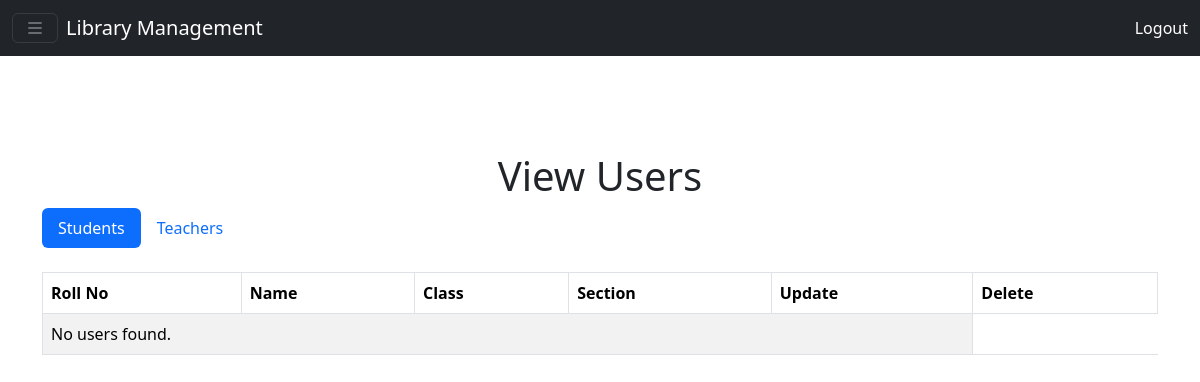
The app's page /view_users/, older data.
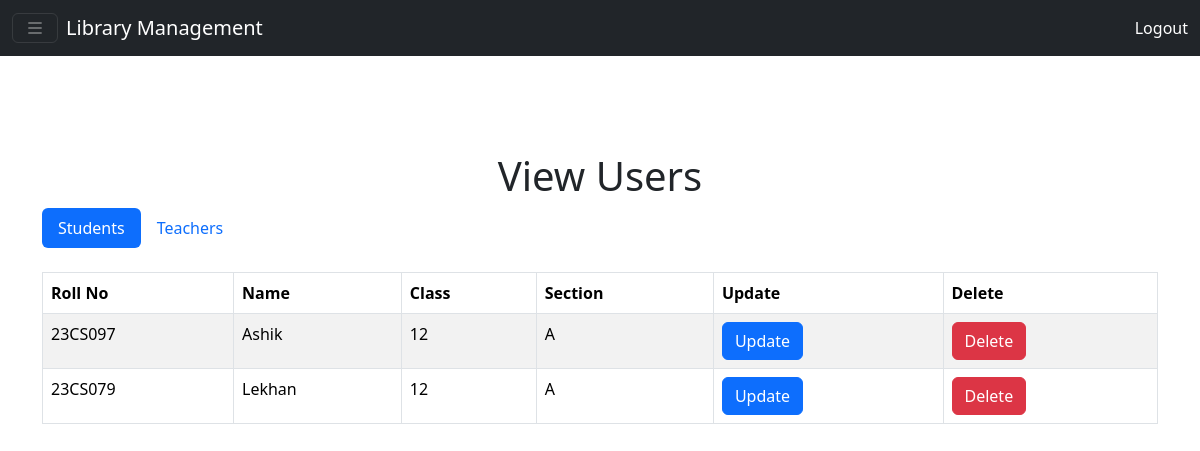
The same page, newer data.
### Library/models.py (models this page shows, shortened)
class Students(models.Model):
    name = models.CharField(max_length=100)
    roll_no = models.CharField(max_length=10)
    class_id = models.CharField(max_length=10)
    section =  models.CharField(max_length=10)
    books_issued = models.IntegerField(default=0)
    books_returned = models.IntegerField(default=0)
    books_pending = models.IntegerField(default=0)

### Library/views.py (the view)
# urls.py: path('view_users/', viewUsers, name='view_users'),
def viewUsers(request):
    students = Students.objects.all()
    teachers = Teacher.objects.all()
    return render(request, 'viewusers.html', {'students': students, 'teachers': teachers})

### Library/templates/viewusers.html (shortened to what this page needs)
{% extends 'base.html' %}
{% block content %}
    <div class="container mt-5">
        <h1 class="text-center">View Users</h1>
        <ul class="nav nav-pills" id="userTabs" role="tablist">
            <li class="nav-item" role="presentation">
                <a class="nav-link active" id="student-tab" data-bs-toggle="pill" href="#studentFields" role="tab" aria-controls="studentFields" aria-selected="true">Students</a>
            </li>
            <li class="nav-item" role="presentation">
                <a class="nav-link" id="teacher-tab" data-bs-toggle="pill" href="#teacherFields" role="tab" aria-controls="teacherFields" aria-selected="false">Teachers</a>
            </li>
        </ul>
        <div class="tab-content mt-4" id="userTabsContent">
            <div class="tab-pane fade show active" id="studentFields" role="tabpanel" aria-labelledby="student-tab">
                <table class="table table-bordered table-striped">
                    <thead>
                        <tr>
                            <th>Roll No</th>
                            <th>Name</th>
                            <th>Class</th>
                            <th>Section</th>
                            <th>Update</th>
                            <th>Delete</th>
                        </tr>
                    </thead>
                    <tbody>
                        {% for user in students %}
                        <tr>
                            <td>{{ user.roll_no }}</td>
                            <td>{{ user.name }}</td>
                            <td>{{ user.class_id }}</td>
                            <td>{{ user.section }}</td>
                            <td><button class="btn btn-primary" data-bs-toggle="modal" data-bs-target="#editUserModal{{ user.id }}">Update</button></td>
                            <td><a href="{% url 'delete_user' 'student' user.id %}" class="btn btn-danger">Delete</a></td>
                        </tr>
                        {% empty %}
                        <tr>
                            <td colspan="5">No users found.</td>
                        </tr>
                        {% endfor %}
                    </tbody>
                </table>
            </div>
        </div>
    </div>
{% endblock %}

### Library/templates/base.html (shortened to what this page needs)
<!DOCTYPE html>
<html lang="en">
<head>
    {% load bootstrap5 %}
    {% bootstrap_css %}
    <link rel="stylesheet" href="https://cdn.jsdelivr.net/npm/bootstrap-icons@1.11.3/font/bootstrap-icons.min.css">
</head>
<body>
    <div class="container-fluid bg-dark">
        <nav class="navbar navbar-dark">
            <button class="navbar-toggler d-block" type="button" data-bs-toggle="offcanvas" data-bs-target="#collapseContent" aria-controls="collapseContent">
                <i class="bi bi-list"></i>
            </button>
            <a href="{% url 'home' %}" class="navbar-brand me-auto ps-2">Library Management</a>
            <a class="text-white nav-link ms-auto" href="{% url 'logout' %}">Logout</a>
        </nav>
    </div>
    <div class="d-flex justify-content-center align-items-center mt-5">
        {% block content %}{% endblock %}
    </div>
</body>
</html>

Row changes from the older to the newer data that the page shows:
added Students: roll_no "23CS097", name "Ashik", class_id "12", section "A"
added Students: roll_no "23CS079", name "Lekhan", class_id "12", section "A"
Text that changed along with them:
text no longer shown: "No users found."
